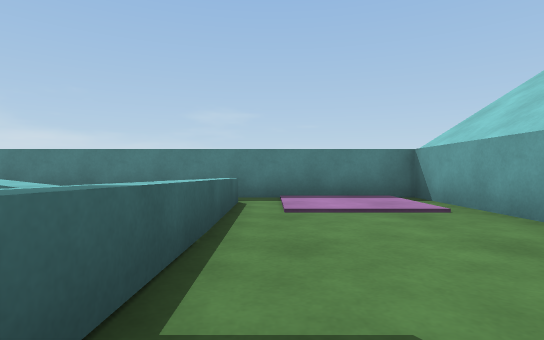
[1] (above)

16 first-person views from a walk through a scene from a Unity 3-D project. The camera is 0.51 m above the floor, looks level and sees 80° across. The floor is counted in squares, 1 m on a side. Each view is taken from the middle of a square. On the plan, view 1 faces up. The plan holds only what a view shows up to about 9 squares ahead; the rest is blank. The place goes on beyond the plan. The player character is not drawn.

[2]
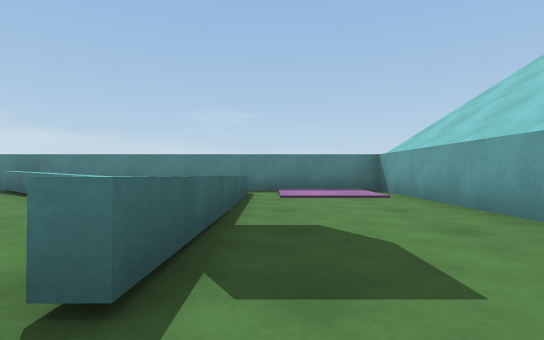

[3]
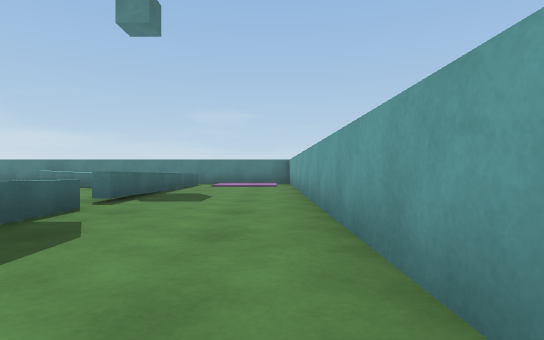

[4]
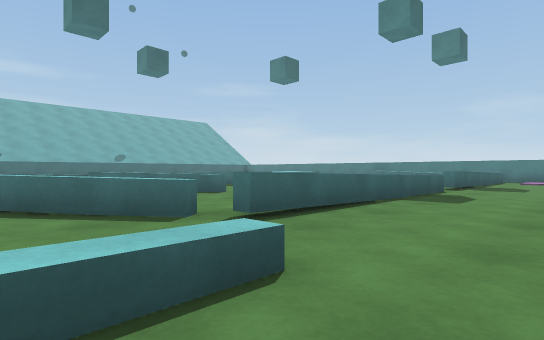

[5]
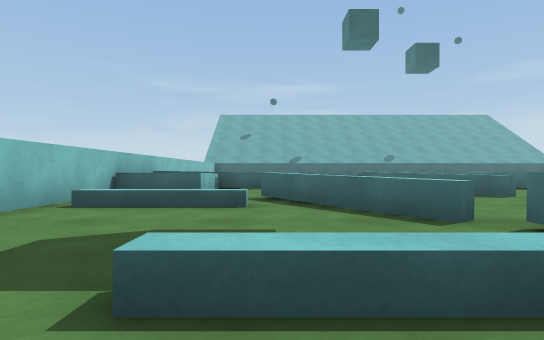

[6]
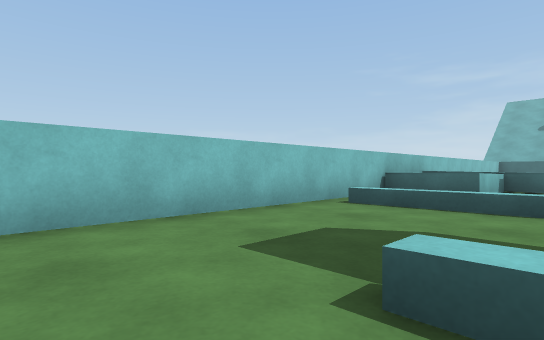

[7]
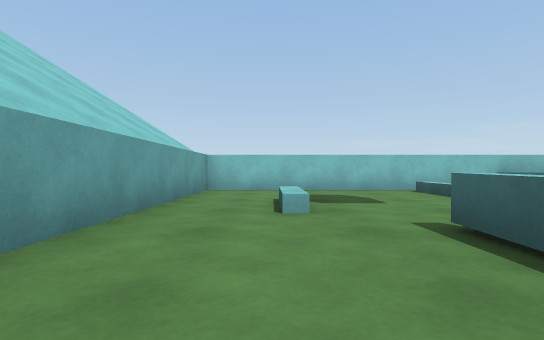

[8]
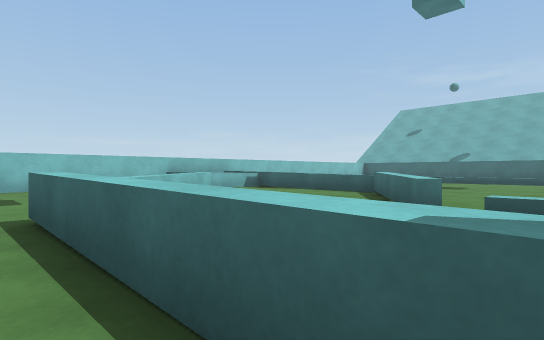

[9]
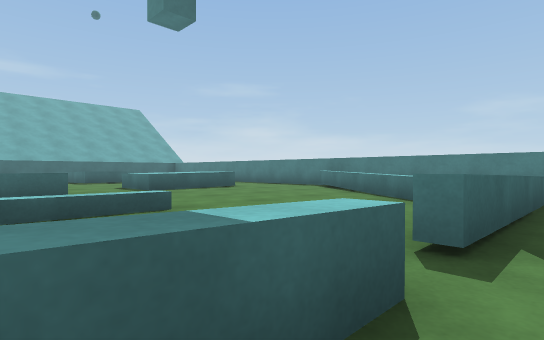

[10]
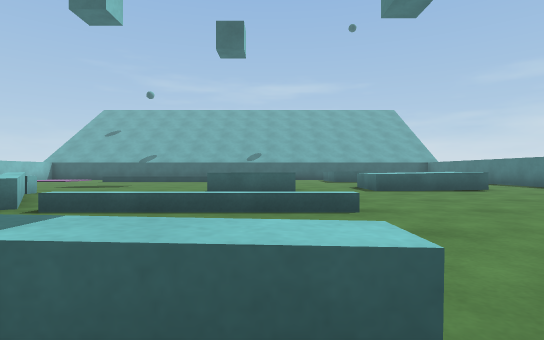

[11]
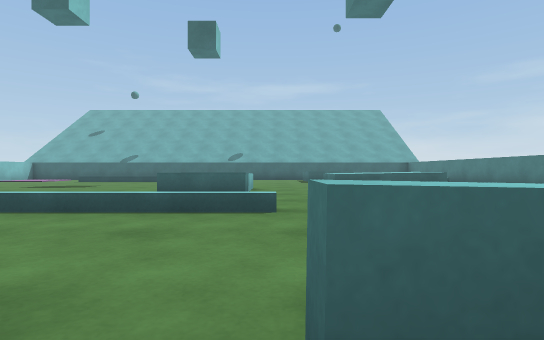

[12]
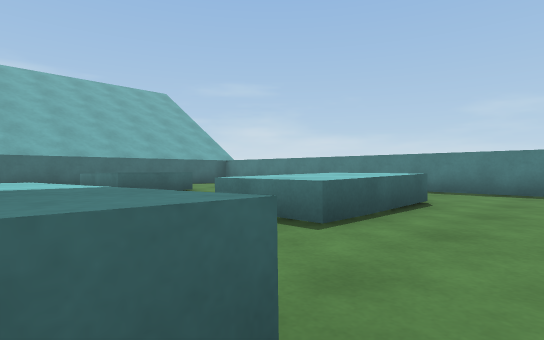

[13]
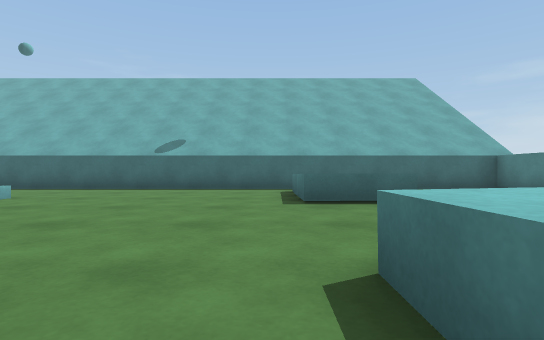

[14]
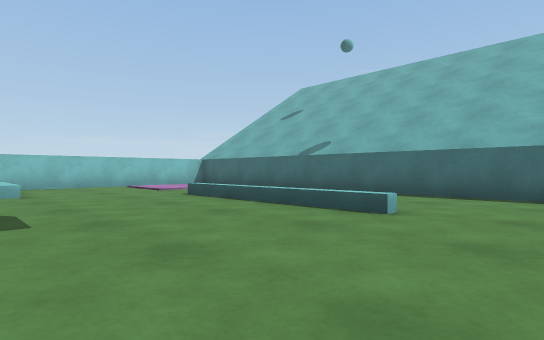

[15]
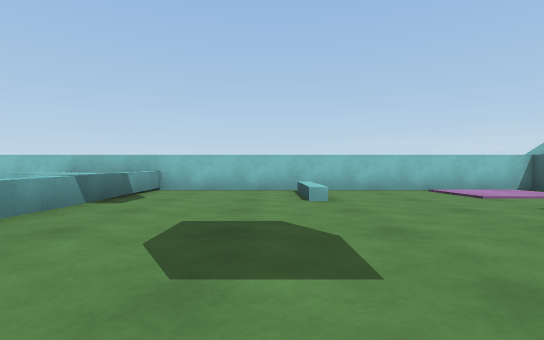

[16]
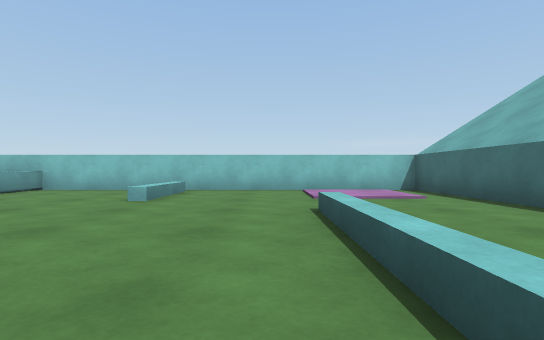

### Floor plan
Key: @ floor where view 1 was taken; # wall or solid block; x gap in a wall; . main floor; : floor 0.05 m higher than the main floor; = window, fence, low wall or low ledge; ^ raised ledge.
Columns run from 17 left of view 1 to 3 right of it. Each row starts with its distance up from view 1.
  6 ###   ###############
  5 #       ...=^=  x.::#
  4 #       ....=^=#=.::#
  3 #       ^^... ===...#
  2 #   ^   ^^......=...#
  1 # ^^^...^^......=...#
  0 #...............=@..#
 -1 #............^..x...#
 -2 #.......^^^. ^..=...#
 -3 #.......  ^  ^..=...#
 -4 #............^. =...#
 -5 #..^.........x  =...#
 -6 #..^........^=. =...#
 -7 #..^......=^= ..=...#
 -8 #..^......=..  ==...#
 -9 #..^......=.  ^^..^.#
-10 #.........=..==...^.#
-11 #.::..^...=   ^.....#
-12 #.::..^...^^^ ^.....#
-13 #.........^^^ ......#
-14 ##########   ########

Positions as (right, up) in squares from view 1, and headings:
1: (0, 0), facing up
2: (0, -2), facing up
3: (2, -6), facing up
4: (2, -10), facing up-left
5: (2, -10), facing left
6: (2, -10), facing down-left
7: (1, -5), facing down
8: (0, -4), facing down-left
9: (0, -3), facing up-left
10: (0, -2), facing left
11: (0, -1), facing left
12: (-6, -2), facing up-left
13: (-8, 0), facing left
14: (-10, -3), facing down-left
15: (-10, -5), facing down
16: (-13, -5), facing down
